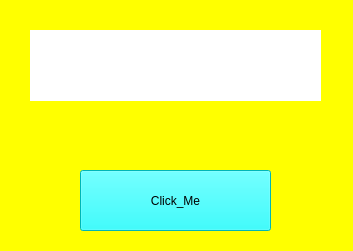
<?xml version="1.0" encoding="UTF-8"?>
<ui version="4.0">
 <class>Form</class>
 <widget class="QWidget" name="Form">
  <property name="geometry">
   <rect>
    <x>0</x>
    <y>0</y>
    <width>353</width>
    <height>251</height>
   </rect>
  </property>
  <property name="windowTitle">
   <string>Form</string>
  </property>
  <property name="styleSheet">
   <string notr="true">background-color: rgb(255, 255, 0);</string>
  </property>
  <widget class="QPushButton" name="btn">
   <property name="geometry">
    <rect>
     <x>80</x>
     <y>170</y>
     <width>191</width>
     <height>61</height>
    </rect>
   </property>
   <property name="styleSheet">
    <string notr="true">background-color: rgb(0, 255, 255);</string>
   </property>
   <property name="text">
    <string>Click_Me</string>
   </property>
  </widget>
  <widget class="QLabel" name="lbl">
   <property name="geometry">
    <rect>
     <x>30</x>
     <y>30</y>
     <width>291</width>
     <height>71</height>
    </rect>
   </property>
   <property name="font">
    <font>
     <family>Perpetua</family>
     <pointsize>14</pointsize>
     <weight>75</weight>
     <bold>true</bold>
    </font>
   </property>
   <property name="styleSheet">
    <string notr="true">background-color: rgb(255, 255, 255);</string>
   </property>
   <property name="text">
    <string/>
   </property>
   <property name="alignment">
    <set>Qt::AlignCenter</set>
   </property>
  </widget>
 </widget>
 <resources/>
 <connections>
  <connection>
   <sender>btn</sender>
   <signal>clicked()</signal>
   <receiver>Form</receiver>
   <slot>btnEx()</slot>
   <hints>
    <hint type="sourcelabel">
     <x>202</x>
     <y>186</y>
    </hint>
    <hint type="destinationlabel">
     <x>300</x>
     <y>135</y>
    </hint>
   </hints>
  </connection>
 </connections>
 <slots>
  <slot>btnEx()</slot>
 </slots>
</ui>
